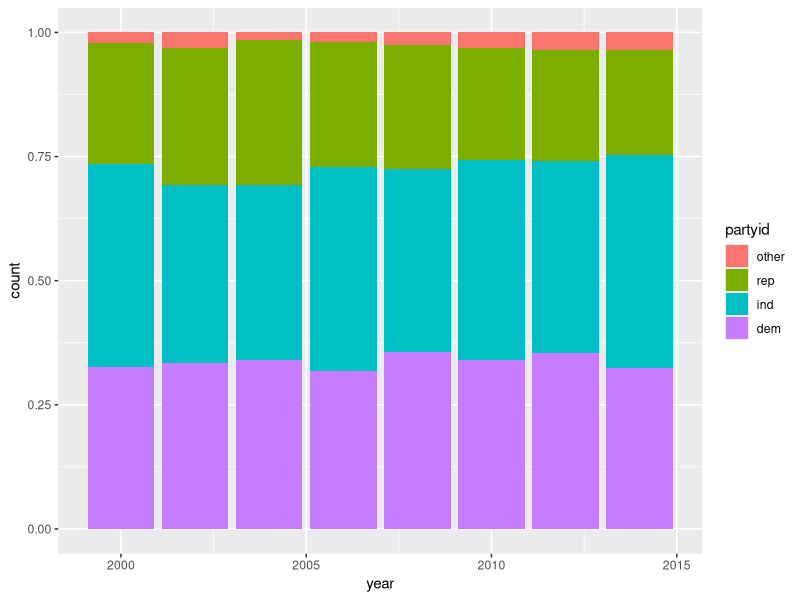

Generate this figure with R:
## ---- chunk 1
library(tidyverse)
library(stringr)
library(forcats)
## ---- chunk 2
?paste
?paste0
paste0(1:12, c("st", NA, "rd", rep("th", 9)))
str_c(1:12, c("st", NA, "rd", rep("th", 9)))
## ---- chunk 3
x <- "abcde"
len <- str_length(x)
str_sub(x, len/2+1, len/2+1)
## ---- chunk 4
?str_wrap
output <- "str_wrap is good for formatting strings into human readable scentences & paragraphs and adjusting things like width/indenting. You may want to use it when outputting long text strings into the consolse."
cat(str_wrap(output, width = 30), "\n")

## ---- chunk 5

oxfordComma <- function(v) {
if(length(v) == 0){
  print("Length 0 vector - you'll get a 0 character vector")
}
commas <- str_c(v[1:length(v)-1], collapse = ", ")
output <- str_c(commas, v[length(v)], sep = ", and ")
output
}
x <- c("a", "b", "c", "d")
oxfordComma(x)

## ---- chunk 6
str_view("\"'\\", "\"'\\\\" )
## ---- chunk 7
str_view(".x.y.z", "\\..\\..\\.." )
## ---- chunk 8
str_view("$^$", "\\$\\^\\$")
## ---- chunk 9
str_view(stringr::words, "^y", match = TRUE)
str_view(stringr::words, "x$", match = TRUE)
str_view(stringr::words, "^...$", match = TRUE)
str_view(stringr::words, "^.......", match = TRUE)

## ---- chunk 10
str_view(stringr::words, "^[aeiou]", match = TRUE)
str_view(stringr::words, "^[^aeiou]+$", match = TRUE)
str_view(stringr::words, "[^e]ed$" , match = TRUE)
str_view(stringr::words, "(ing|ise)$" , match = TRUE)
## ---- chunk 11
str_view(stringr::words, "[^c]ie" , match = TRUE)

## ---- chunk 12
str_view(stringr::words, "q[^u]", match = TRUE)
## ---- chunk 13
str_view(stringr::words, "our", match = TRUE)

## ---- chunk 14
str_view("828-275-4007", "\\d\\d\\d-\\d\\d\\d-\\d\\d\\d\\d", match = TRUE)
## ---- chunk 15
#1
str_view(stringr::words, "(^x)|(x$)", match = TRUE)

word1 <- data.frame(words)
word1$endx <- str_detect(words, "x$")
word1$startx <- str_detect(words, "^x")
word1 %>% 
  filter(endx == TRUE | startx == TRUE)

#2
str_view(stringr::words, "^[aeiou].*[^aeiou]$", match = TRUE)

word2 <- data.frame(words)
word2$startVowel <- str_detect(words, "^[aeiou]")
word2$endCons <- str_detect(words, "[^aeiou]$")
word2 %>% 
  filter(startVowel == TRUE & endCons == TRUE)


#3

# Don't know the order the vowels will appear
# Can guaruntee 5 vowels - but not that they're unique amongst vowels
str_view(stringr::words, ".*[aeiou].*[aeiou].*[aeiou].*[aeiou].*", match = TRUE)
# For a single Regex have to have every possible permutation: 5! = 120 ()
# Found a permutation of all 120 combos on stack overflow (https://unix.stackexchange.com/questions/156134/grep-to-find-words-with-all-vowels)
str_view("eiousa", "a.*e.*i.*o.*u|a.*e.*i.*u.*o|a.*e.*o.*i.*u|a.*e.*o.*u.*i|a.*e.*u.*i.*o|a.*e.*u.*o.*i|a.*i.*e.*o.*u|a.*i.*e.*u.*o|a.*i.*o.*e.*u|a.*i.*o.*u.*e|a.*i.*u.*e.*o|a.*i.*u.*o.*e|a.*o.*e.*i.*u|a.*o.*e.*u.*i|a.*o.*i.*e.*u|a.*o.*i.*u.*e|a.*o.*u.*e.*i|a.*o.*u.*i.*e|a.*u.*e.*i.*o|a.*u.*e.*o.*i|a.*u.*i.*e.*o|a.*u.*i.*o.*e|a.*u.*o.*e.*i|a.*u.*o.*i.*e|e.*a.*i.*o.*u|e.*a.*i.*u.*o|e.*a.*o.*i.*u|e.*a.*o.*u.*i|e.*a.*u.*i.*o|e.*a.*u.*o.*i|e.*i.*a.*o.*u|e.*i.*a.*u.*o|e.*i.*o.*a.*u|e.*i.*o.*u.*a|e.*i.*u.*a.*o|e.*i.*u.*o.*a|e.*o.*a.*i.*u|e.*o.*a.*u.*i|e.*o.*i.*a.*u|e.*o.*i.*u.*a|e.*o.*u.*a.*i|e.*o.*u.*i.*a|e.*u.*a.*i.*o|e.*u.*a.*o.*i|e.*u.*i.*a.*o|e.*u.*i.*o.*a|e.*u.*o.*a.*i|e.*u.*o.*i.*a|i.*a.*e.*o.*u|i.*a.*e.*u.*o|i.*a.*o.*e.*u|i.*a.*o.*u.*e|i.*a.*u.*e.*o|i.*a.*u.*o.*e|i.*e.*a.*o.*u|i.*e.*a.*u.*o|i.*e.*o.*a.*u|i.*e.*o.*u.*a|i.*e.*u.*a.*o|i.*e.*u.*o.*a|i.*o.*a.*e.*u|i.*o.*a.*u.*e|i.*o.*e.*a.*u|i.*o.*e.*u.*a|i.*o.*u.*a.*e|i.*o.*u.*e.*a|i.*u.*a.*e.*o|i.*u.*a.*o.*e|i.*u.*e.*a.*o|i.*u.*e.*o.*a|i.*u.*o.*a.*e|i.*u.*o.*e.*a|o.*a.*e.*i.*u|o.*a.*e.*u.*i|o.*a.*i.*e.*u|o.*a.*i.*u.*e|o.*a.*u.*e.*i|o.*a.*u.*i.*e|o.*e.*a.*i.*u|o.*e.*a.*u.*i|o.*e.*i.*a.*u|o.*e.*i.*u.*a|o.*e.*u.*a.*i|o.*e.*u.*i.*a|o.*i.*a.*e.*u|o.*i.*a.*u.*e|o.*i.*e.*a.*u|o.*i.*e.*u.*a|o.*i.*u.*a.*e|o.*i.*u.*e.*a|o.*u.*a.*e.*i|o.*u.*a.*i.*e|o.*u.*e.*a.*i|o.*u.*e.*i.*a|o.*u.*i.*a.*e|o.*u.*i.*e.*a|u.*a.*e.*i.*o|u.*a.*e.*o.*i|u.*a.*i.*e.*o|u.*a.*i.*o.*e|u.*a.*o.*e.*i|u.*a.*o.*i.*e|u.*e.*a.*i.*o|u.*e.*a.*o.*i|u.*e.*i.*a.*o|u.*e.*i.*o.*a|u.*e.*o.*a.*i|u.*e.*o.*i.*a|u.*i.*a.*e.*o|u.*i.*a.*o.*e|u.*i.*e.*a.*o|u.*i.*e.*o.*a|u.*i.*o.*a.*e|u.*i.*o.*e.*a|u.*o.*a.*e.*i|u.*o.*a.*i.*e|u.*o.*e.*a.*i|u.*o.*e.*i.*a|u.*o.*i.*a.*e|u.*o.*i.*e.*a")

#str_detect helps simplify
word3 <- data.frame(words)
word3$a <- str_detect(words, "a")
word3$e <- str_detect(words, "e")
word3$i <- str_detect(words, "i")
word3$o <- str_detect(words, "o")
word3$u <- str_detect(words, "u")
word3 %>% 
  filter(a == TRUE & e == TRUE & i == TRUE & o == TRUE & u == TRUE)


## ---- chunk 16

word4 <- data.frame(words)
word4$length <- str_length(word4$words)
word4$vowels <- str_count(word4$words, "[aeiou]")
word4 %>% 
  mutate(vowelPct = vowels / length) %>% 
  arrange(desc(vowelPct))
word4 %>% 
  arrange(desc(vowels))

## ---- chunk 17
"apples, pears, and bananas" %>% 
  str_replace("and", "") %>% 
  str_split(",")
## ---- chunk 18
str_split("test string", "")
## ---- chunk 19
gss_cat %>% 
  select(tvhours) %>% 
  filter(tvhours > 18) %>% 
  count()
 
## ---- chunk 20
df <- gss_cat %>%
  mutate(partyid = fct_collapse(partyid,
    other = c("No answer", "Don't know", "Other party"),
    rep = c("Strong republican", "Not str republican"),
    ind = c("Ind,near rep", "Independent", "Ind,near dem"),
    dem = c("Not str democrat", "Strong democrat")
  ))

df %>% 
  ggplot(aes(x = year, group = partyid, fill = partyid)) + 
  geom_bar(position = "fill")  
## ---- chunk 21
gss_cat %>%
  mutate(rincome = fct_collapse(rincome,
    unkown = c("No answer", "Don't know", "Refused", "Not applicable"),
    ZeroTo5K = c("Lt $1000", "$1000 to 2999", "$3000 to 3999", "$4000 to 4999"),
    FiveKto10K = c("$5000 to 5999", "$6000 to 6999", "$7000 to 7999", "$8000 to 9999"),
    TenKOrMore = c("$10000 - 14999", "$15000 - 19999", "$20000 - 24999", "$25000 or more")
  ))
